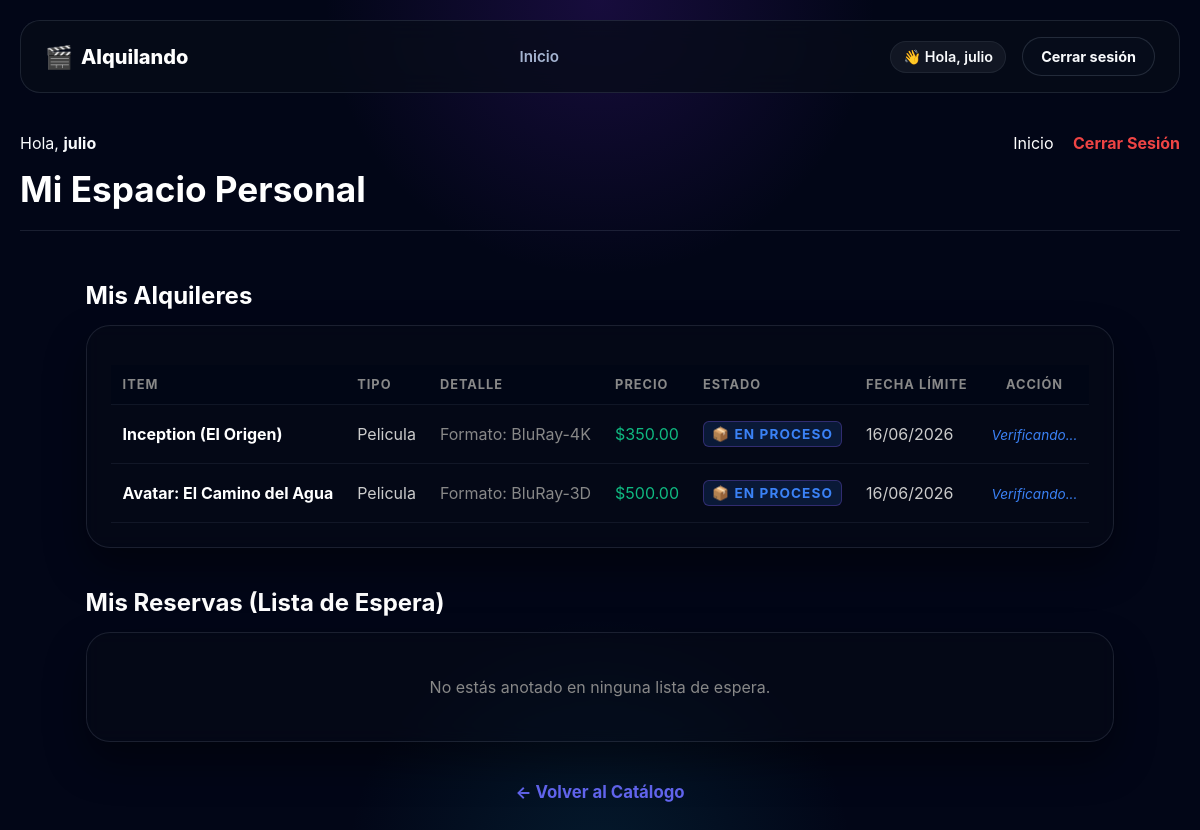
Page /mis-alquileres (signed in) on the earlier database version.
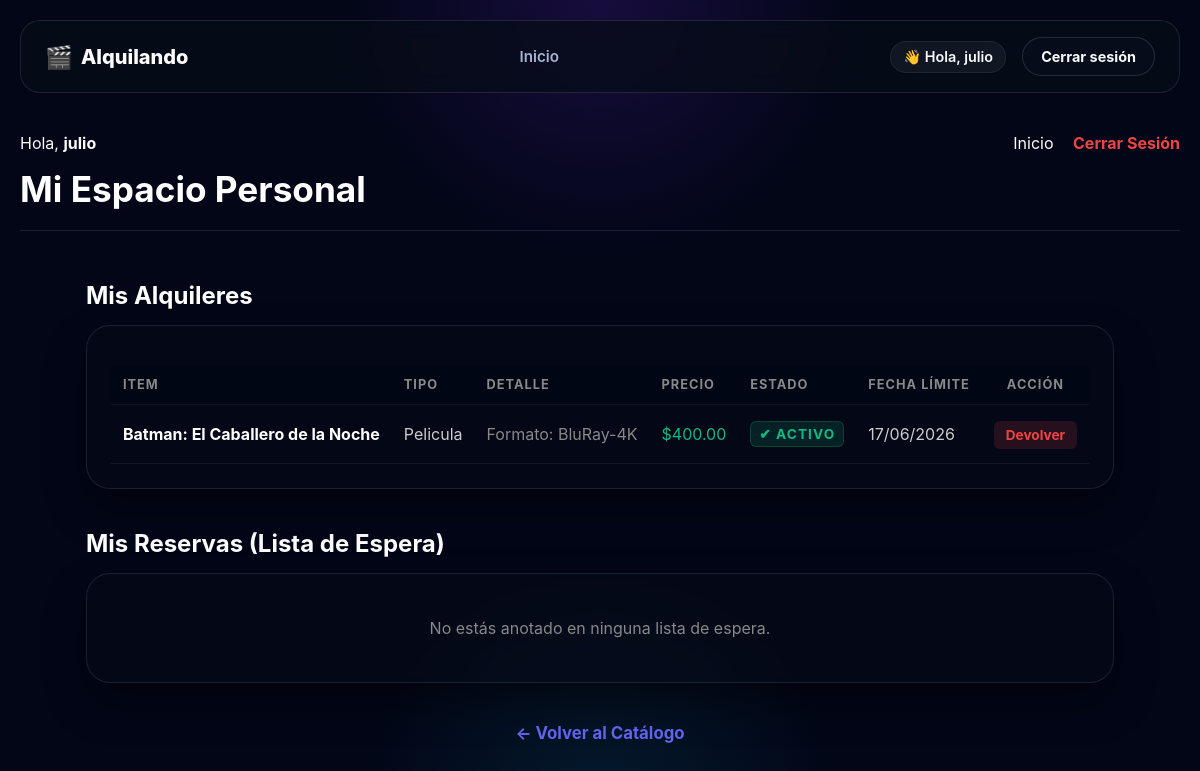
Same page on the later database version.
### app.py (models this page shows, shortened)
class ProductoAlquiler(db.Model):
    __tablename__ = 'productos_alquiler'
    id = db.Column(db.Integer, primary_key=True)
    titulo = db.Column(db.String(100), nullable=False)
    genero = db.Column(db.String(50), nullable=True)
    alquilado = db.Column(db.Boolean, default=False)
    precio_alquiler = db.Column(db.Float, nullable=False)
    stock = db.Column(db.Integer, default=1)
    imagen = db.Column(db.String(100), default='default.jpg')
    contador_alquileres = db.Column(db.Integer, default=0)
    tipo_producto = db.Column(db.String(50))
    usuario_id = db.Column(db.Integer, db.ForeignKey('usuarios.id'), nullable=True)
    fecha_alquiler = db.Column(db.DateTime, nullable=True)
    fecha_vencimiento = db.Column(db.DateTime, nullable=True)
    estado = db.Column(db.String(30), default='disponible')
    __mapper_args__ = {
        'polymorphic_on': tipo_producto,
        'polymorphic_identity': 'producto_generico'
    }
    def esta_vencido(self):
        if self.fecha_vencimiento and datetime.now() > self.fecha_vencimiento:
            return True
        return False

class Juego(ProductoAlquiler):
    plataforma = db.Column(db.String(50), nullable=True)
    __mapper_args__ = {'polymorphic_identity': 'juego'}

### app.py (the view)
@app.route('/mis-alquileres')
def mis_alquileres():
    if 'usuario_id' not in session:
        return redirect(url_for('login'))
    usuario_actual = Usuario.buscar_por_id(session['usuario_id'])
    return render_template('mis_alquileres.html', alquileres=usuario_actual.alquileres, reservas=usuario_actual.reservas_solicitadas)

### app.py (called while the page is built)
    @classmethod
    def buscar_por_id(cls, usuario_id):
        return cls.query.get(usuario_id)

    def obtener_especifico(self):
        return f"Formato: {self.formato}" if self.formato else "Sin formato"

### templates/mis_alquileres.html (shortened to what the changed rows need)
{% extends 'base.html' %}
{% block content %}
<section class="pantalla-principal" style="padding: 20px 0; border-bottom: 1px solid var(--border, #333); margin-bottom: 30px;">
    <h1 style="font-size: 2.2rem; color: #fff; margin: 10px 0 0 0;">Mi Espacio Personal</h1>
</section>
<main class="catalogo" style="max-width: 1100px; margin: 0 auto; padding: 0 20px;">
    <h2 class="subtitulo-seccion" style="font-size: 1.5rem; margin-bottom: 15px; color: #fff;">Mis Alquileres</h2>
    <div class="auth-container" style="max-width: 100%; padding: 24px; margin-bottom: 40px;">
        {% if alquileres %}
            <table class="tabla-panel tabla-cliente" style="width: 100%; border-collapse: collapse; text-align: left;">
                <thead>
                    <tr style="border-bottom: 1px solid #333;">
                        <th style="padding: 12px; color: #888;">Item</th>
                        <th style="padding: 12px; color: #888;">Tipo</th>
                        <th style="padding: 12px; color: #888;">Detalle</th>
                        <th style="padding: 12px; color: #888;">Precio</th>
                        <th style="padding: 12px; color: #888;">Estado</th>
                        <th style="padding: 12px; color: #888;">Fecha Límite</th>
                        <th style="padding: 12px; color: #888; text-align: center;">Acción</th>
                    </tr>
                </thead>
                <tbody>
                    {% for a in alquileres %}
                        {% set vencido = a.esta_vencido() %}
                        <tr {% if vencido %}style="background: rgba(255,68,68,0.04);"{% endif %} style="border-bottom: 1px solid rgba(255,255,255,0.05);">
                            <td style="padding: 16px 12px; font-weight: bold; color: #fff;">{{ a.titulo }}</td>
                            <td class="texto-claro" style="padding: 16px 12px; text-transform: capitalize; color: #ccc;">{{ a.tipo_producto }}</td>
                            <td class="texto-gris" style="padding: 16px 12px; color: #888;">{{ a.obtener_especifico() }}</td>
                            <td class="texto-verde" style="padding: 16px 12px; color: #10b981;">${{ "%.2f"|format(a.precio_alquiler) }}</td>
                            <td style="padding: 16px 12px;">
                                {% if a.estado == 'pendiente' %}
                                    <span class="badge pendiente" style="background: rgba(245,158,11,0.15); color: #f59e0b; padding: 4px 8px; border-radius: 6px; font-size: 0.85rem;">⏳ Pendiente</span>
                                {% elif a.estado == 'activo' and vencido %}
                                    <span class="badge vencido" style="background: rgba(239,68,68,0.15); color: #ef4444; padding: 4px 8px; border-radius: 6px; font-size: 0.85rem;">⚠️ Vencido</span>
                                {% elif a.estado == 'activo' %}
                                    <span class="badge alquiler-ok" style="background: rgba(16,185,129,0.15); color: #10b981; padding: 4px 8px; border-radius: 6px; font-size: 0.85rem;">✔ Activo</span>
                                {% elif a.estado == 'dev_pendiente' %}
                                    <span class="badge dev-pendiente" style="background: rgba(59,130,246,0.15); color: #3b82f6; padding: 4px 8px; border-radius: 6px; font-size: 0.85rem;">📦 En proceso</span>
                                {% endif %}
                            </td>
                            <td style="padding: 16px 12px;">
                                {% if a.estado == 'pendiente' %}
                                    <span class="texto-gris" style="color: #888;">Al confirmar</span>
                                {% elif a.fecha_vencimiento %}
                                    <span style="color: {% if vencido %}#ef4444{% else %}#ccc{% endif %};">
                                        {{ a.fecha_vencimiento.strftime('%d/%m/%Y') }}
                                    </span>
                                {% else %}
                                    <span class="texto-gris" style="color: #888;">—</span>
                                {% endif %}
                            </td>
                            <td style="padding: 16px 12px; text-align: center;">
                                {% if a.estado == 'pendiente' %}
                                    <span class="texto-gris" style="font-style: italic; color: #888;">Esperando local</span>
                                {% elif a.estado == 'activo' %}
                                    <a href="{{ url_for('devolver_item', prod_id=a.id) }}"
                                       onclick="return confirm('¿Confirmás que ya devolviste \'{{ a.titulo }}\'? El local verificará la recepción.');"
                                       style="background: rgba(239,68,68,0.15); color: #ef4444; padding: 6px 12px; border-radius: 6px; text-decoration: none; font-size: 0.85rem; font-weight: bold;">
                                        Devolver
                                    </a>
                                {% elif a.estado == 'dev_pendiente' %}
                                    <span style="font-style: italic; color: #3b82f6; font-size: 0.85rem;">Verificando...</span>
                                {% endif %}
                            </td>
                        </tr>
                    {% endfor %}
                </tbody>
            </table>
        {% else %}
            <p class="texto-vacio" style="color: #888; text-align: center; padding: 20px 0; margin: 0;">No tenés ningún alquiler activo en este momento.</p>
        {% endif %}
    </div>
    <h2 class="subtitulo-seccion" style="font-size: 1.5rem; margin-bottom: 15px; color: #fff;">Mis Reservas (Lista de Espera)</h2>
</main>
{% endblock %}

Differences in the rows shown:
removed Juego: titulo "Inception (El Origen)", tipo_producto "Pelicula", obtener_especifico "Formato: BluRay-4K", precio_alquiler "350.00", estado "📦 EN PROCESO", fecha_vencimiento "16/06/2026"
no longer on this page (row edited): Juego: titulo "Avatar: El Camino del Agua", tipo_producto "Pelicula", obtener_especifico "Formato: BluRay-3D", precio_alquiler "500.00", estado "📦 EN PROCESO", fecha_vencimiento "16/06/2026"
now on this page (row edited): Juego: titulo "Batman: El Caballero de la Noche", tipo_producto "Pelicula", obtener_especifico "Formato: BluRay-4K", precio_alquiler "400.00", estado "✔ ACTIVO", fecha_vencimiento "17/06/2026"
